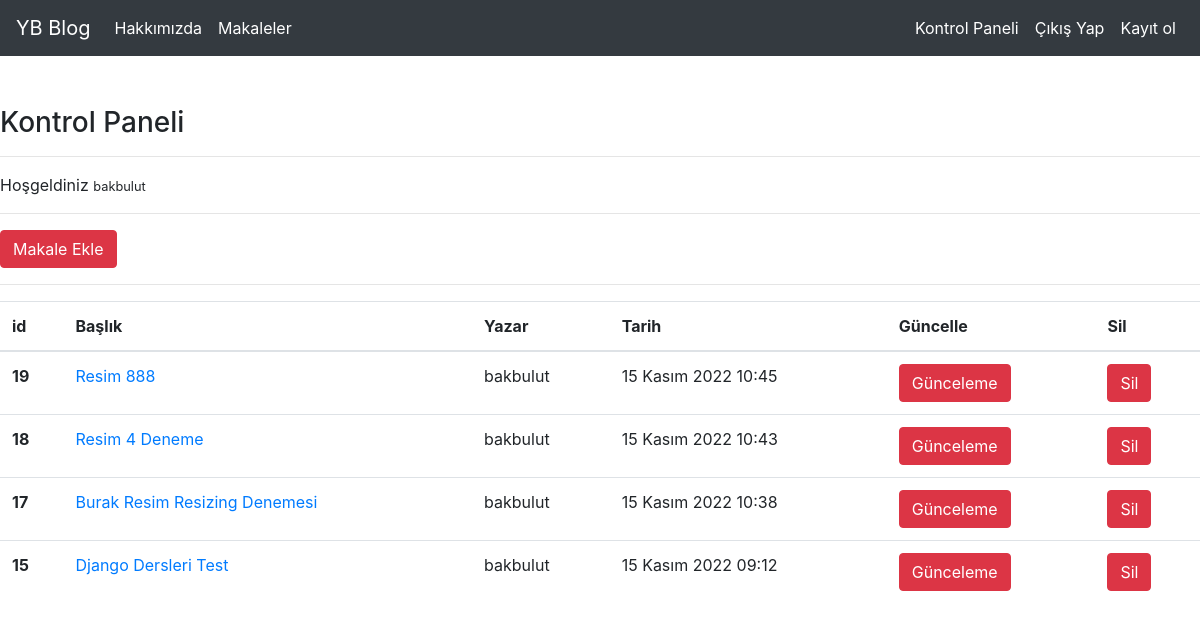
Screenshot of /articles/dashboard/ (signed in) with the database file from the repository.
### article/models.py (models this page shows, shortened)
class Article(models.Model):
    author = models.ForeignKey("auth.user" ,on_delete = models.CASCADE, verbose_name = "Yazar")
    title = models.CharField(max_length=50, verbose_name = "Başlık")
    content = RichTextField()
    created_date = models.DateTimeField(auto_now_add =True,verbose_name = "Tarih")
    article_image = models.FileField(blank = True, null = True, verbose_name = "Makaleye Fotograf ekleyin...")
    article_image = ResizedImageField(size=[300, 300], blank=True, null=True)
    class Meta:
        ordering =['-created_date']

### article/views.py (the view)
# urls.py: path('dashboard/', views.dashboard, name ="dashboard"),
@login_required(login_url = "user:login")
def dashboard(request):
    articles =  Article.objects.filter(author = request.user)
    context = {
        "articles":articles
    }
    return render(request,"dashboard.html",context )

### article/templates/dashboard.html
{% extends "layout.html" %}
{% block body %}
<h3>Kontrol Paneli</h3>
<hr>
<p>
Hoşgeldiniz <small>{{request.user.username}}</small>
</p>
<hr>
<a class = "btn btn-danger" href = "/articles/addarticle">Makale Ekle</a>
<hr>
{% if articles  %}
  <table class="table">
    <thead>
      <tr>
        <th scope="col">id</th>
        <th scope="col">Başlık</th>
        <th scope="col">Yazar</th>
        <th scope="col">Tarih</th>
        <th scope="col">Güncelle</th>
        <th scope="col">Sil</th>
      </tr>
    </thead>
    <tbody>
        {% for article in articles  %}
        <tr>
          <th scope="row">{{article.id}}</th>
          <td><a href="/articles/article/{{article.id}}">{{article.title}}</a></td>
          <td>{{article.author.username}}</td>
          <td>{{article.created_date}}</td>
          <td><a href="/articles/update/{{article.id}}" class= "btn btn-danger">Günceleme</td>
          <td><a href="/articles/delete/{{article.id}}" class= "btn btn-danger">Sil</td>
        </tr>
        {% endfor %}
      </tbody>
  </table>
{% else %}
    <div class = "alert alert-danger">
      Henüz bir makaleniz bulunmuyor...
    </div>
{% endif %}
{% endblock body %}

### rows the page displays
Article: id "19", title "Resim 888", author.username "bakbulut", created_date "15 Kasım 2022 10:45"
Article: id "18", title "Resim 4 Deneme", author.username "bakbulut", created_date "15 Kasım 2022 10:43"
Article: id "17", title "Burak Resim Resizing Denemesi", author.username "bakbulut", created_date "15 Kasım 2022 10:38"
Article: id "15", title "Django Dersleri Test", author.username "bakbulut", created_date "15 Kasım 2022 09:12"

### other values shown
{{ request.user.username }} "bakbulut"
